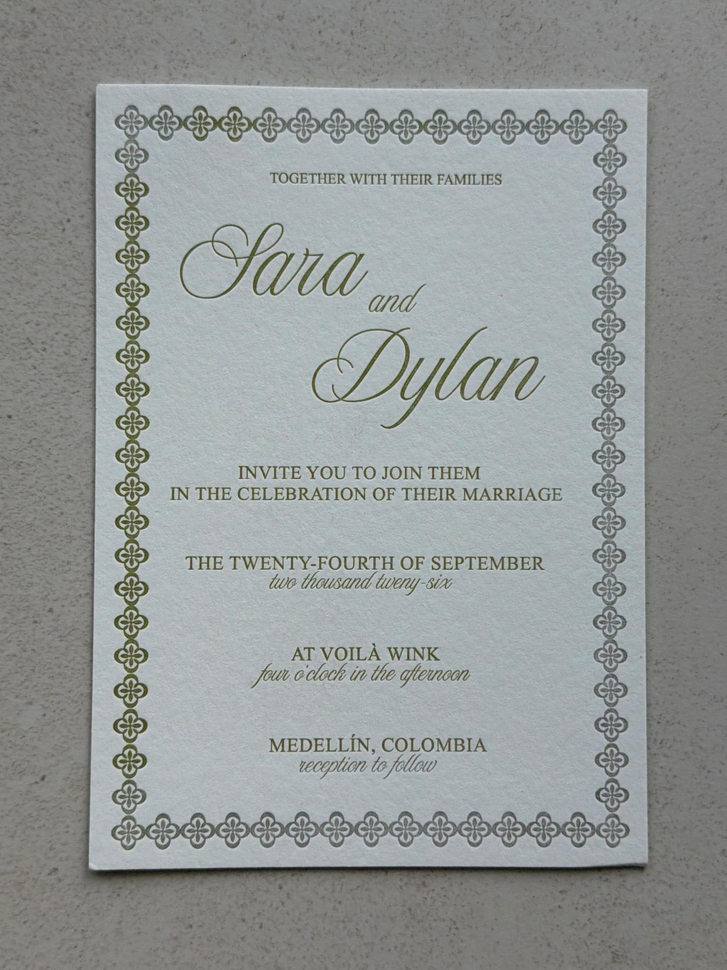
#> input picture data/wedding_invite.png, 727 x 970 px, shrunk from 1536 x 2048 before the run
$ python extract_text_freeform.py data/wedding_invite.png
#> lines starting #> are read from the running program, lines starting #| are printed output that depends on the picture; after the words box and inside, x2 and y2 are one past the last pixel; in counts of white or black regions, pixels touching at a corner belong together
#> in main, img is the input picture: shape (970, 727, 3); mean B, G, R 151, 151.9, 147.5
# Copyright (c) 2025 takotime808
"""
Extract handwritten/inked text from a photo with no printed border and no
clean background to deskew against (e.g. marker on cardboard, a sticky
note, a whiteboard) -- cases where extract_text.py's card-locating pipeline
(card_utils.locate_card) picks the wrong region, either because there's no
border band to key off of or because uneven lighting across the subject
confuses the single global Otsu threshold used to find the card boundary.

Uses a per-pixel adaptive threshold instead of one global threshold, so it
stays robust to lighting gradients across the frame. A light morphological
open plus a connected-component size filter drops paper/cardboard grain
speckle while keeping full ink strokes. No deskewing or border detection
is attempted -- crop the input beforehand if the frame has background/
clutter you don't want picked up as noise.
"""

import argparse

import cv2
import numpy as np


def extract_ink(gray, block_size=35, c=12, open_size=3, min_area=40):
#> called with block_size = 35, c = 12, open_size = 3, min_area = 40
    if block_size % 2 == 0:
        block_size += 1
    mask = cv2.adaptiveThreshold(
        gray, 255, cv2.ADAPTIVE_THRESH_GAUSSIAN_C, cv2.THRESH_BINARY_INV,
        block_size, c,
    )
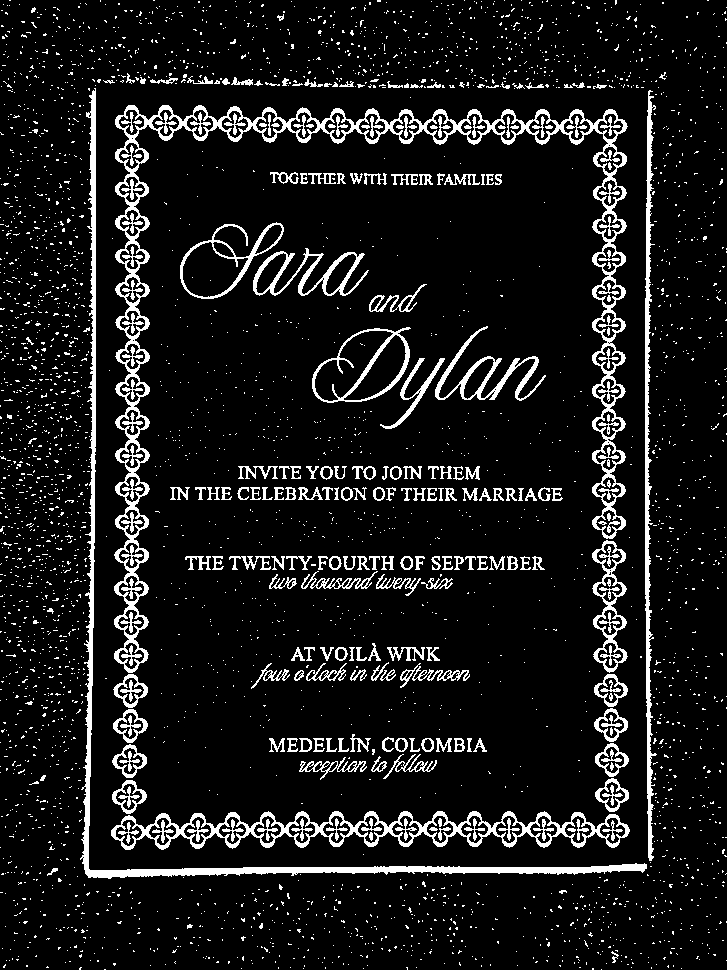
#> mask: shape (970, 727); 9.8% white; 3571 white regions (3303 under 20 px), largest, box (x1, y1, x2, y2) and area: (114, 105, 628, 673) 13928, (80, 88, 647, 879) 7557, (111, 811, 630, 850) 5164
    if open_size > 0:
        kernel = cv2.getStructuringElement(cv2.MORPH_ELLIPSE, (open_size, open_size))
        mask = cv2.morphologyEx(mask, cv2.MORPH_OPEN, kernel)
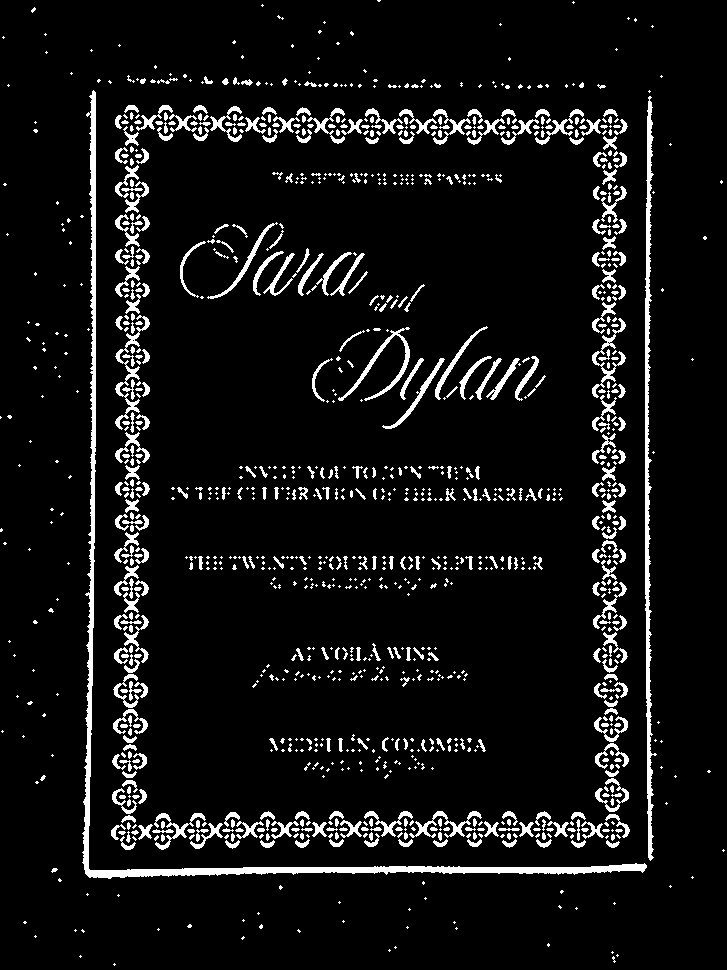
#> mask: shape (970, 727); 7.3% white; 1268 white regions (744 under 20 px), largest, box (x1, y1, x2, y2) and area: (82, 90, 647, 879) 7420, (645, 96, 657, 861) 3288, (338, 327, 410, 401) 724

    n, labels, stats, _ = cv2.connectedComponentsWithStats(mask, connectivity=8)
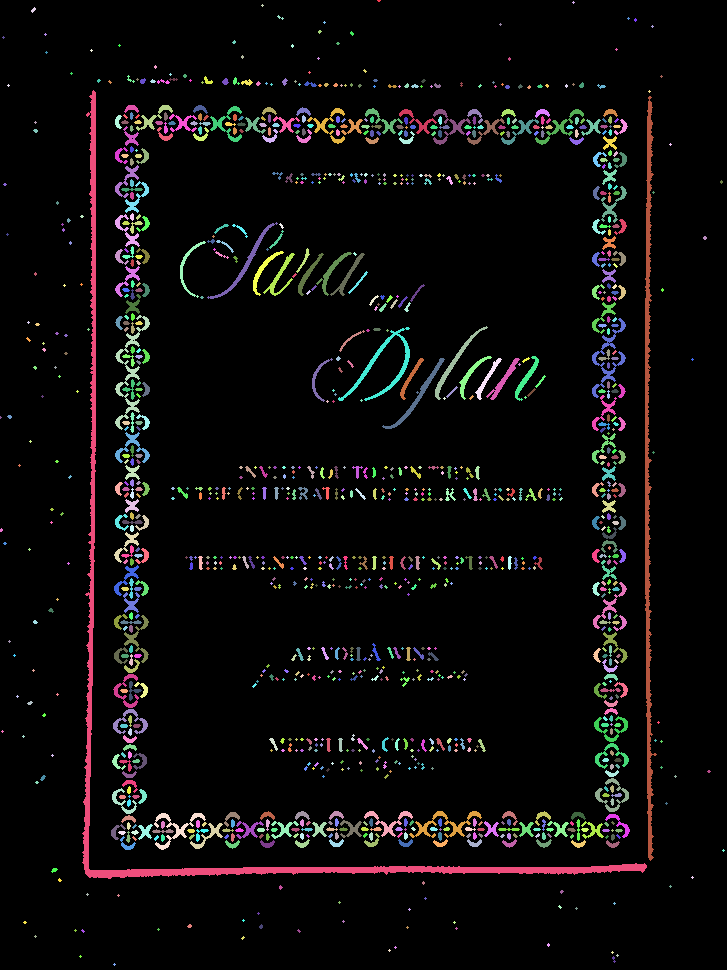
#> labels: shape (970, 727) int32; 1269 distinct labels, from 0 to 1268; one colour per label, 0 black
#> n = 1269; stats = 1269 rows, first 6: [0, 0, 727, 970, 653685], [377, 0, 4, 2, 6], [572, 1, 3, 3, 5], [261, 4, 3, 3, 5], [31, 7, 5, 6, 16], [277, 15, 7, 5, 13]
    areas = stats[:, 4]
#> areas = 1269 values, max 653685 at index 0, min 4 at index 485, mean 555.7
    keep = np.ones(n, dtype=bool)
    keep[0] = False
    keep &= areas >= min_area
    return (keep[labels] * 255).astype(np.uint8)
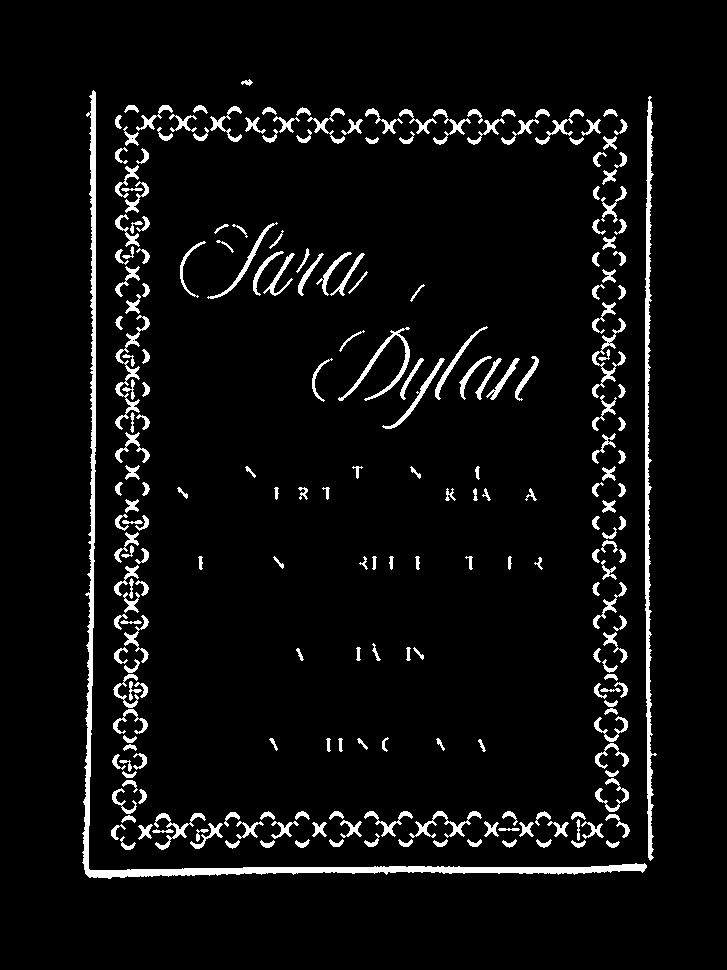
#> returned value: shape (970, 727); 5.3% white; 236 white regions, largest, box (x1, y1, x2, y2) and area: (82, 90, 647, 879) 7420, (645, 96, 657, 861) 3288, (338, 327, 410, 401) 724


def main():
    parser = argparse.ArgumentParser(description=__doc__.strip().splitlines()[0])
    parser.add_argument("input")
    parser.add_argument("-o", "--output", default="text_freeform.png")
    parser.add_argument("--block-size", type=int, default=35, help="adaptive-threshold neighborhood size (px, odd)")
    parser.add_argument("--c", type=float, default=12, help="adaptive-threshold constant subtracted from the local mean; raise to keep less ink, lower to keep more")
    parser.add_argument("--open-size", type=int, default=3, help="morphological opening kernel size (px); 0 disables")
    parser.add_argument("--min-area", type=int, default=40, help="drop ink specks smaller than this many px (paper/cardboard grain)")
    parser.add_argument("--keep-color", action="store_true", help="keep original ink color instead of solid black")
    args = parser.parse_args()

    img = cv2.imread(args.input)
    if img is None:
        raise SystemExit(f"Could not read image: {args.input}")

    gray = cv2.cvtColor(img, cv2.COLOR_BGR2GRAY)
    mask = extract_ink(gray, args.block_size, args.c, args.open_size, args.min_area)

    if args.keep_color:
        rgba = cv2.cvtColor(img, cv2.COLOR_BGR2BGRA)
    else:
        rgba = np.zeros((*mask.shape, 4), dtype=np.uint8)
    rgba[:, :, 3] = mask

    cv2.imwrite(args.output, rgba)
    print(f"Saved text-only image to {args.output}")


if __name__ == "__main__":
    main()
